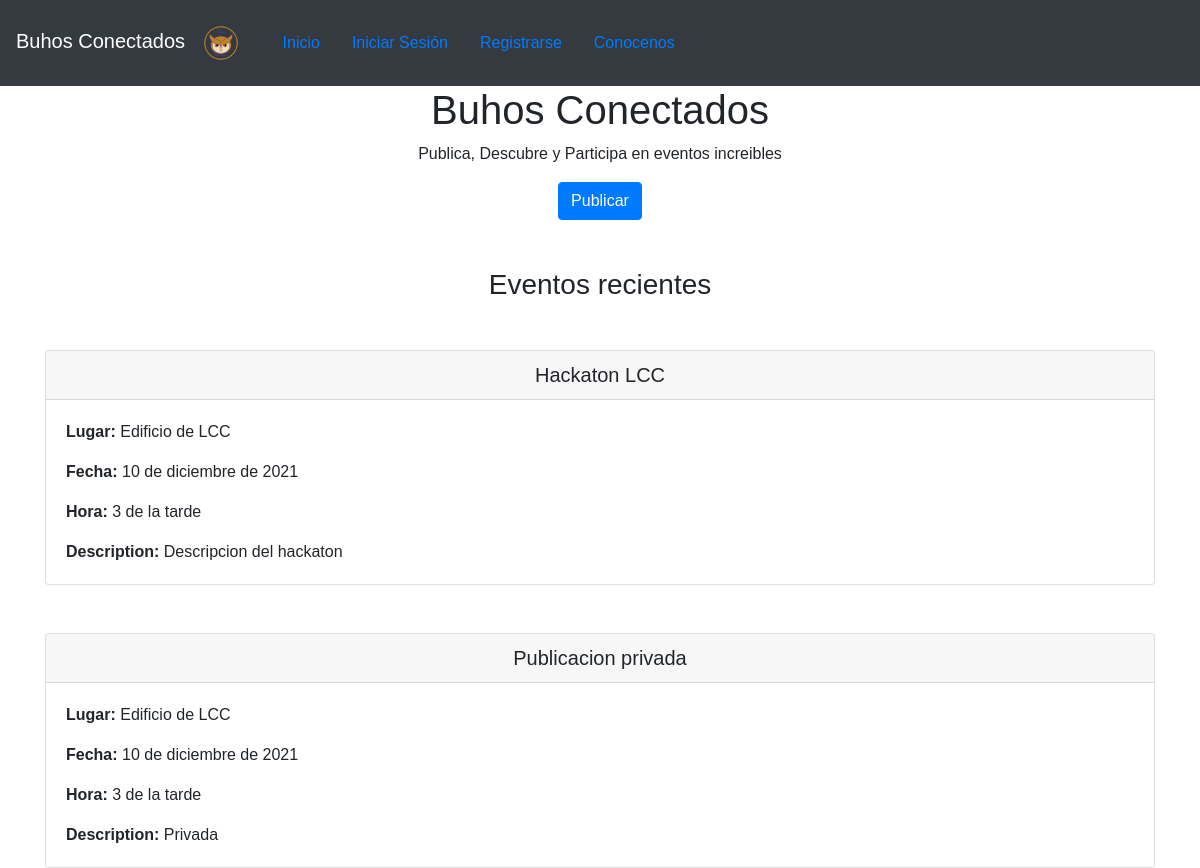
The page / on the database its author committed.
### models.py (models this page shows)
class Post(db.Model):
    id = db.Column(db.Integer, primary_key=True, autoincrement=True)
    title = db.Column(db.String(200))   # Title of the post
    place = db.Column(db.String(100))   # Place of the event
    date_created = db.Column(db.DateTime, default=datetime.datetime.utcnow)  # Date of creation of the post
    date = db.Column(db.String(100))       # Date the event will take place
    time = db.Column(db.String(100))       # Time the event will take place
    duration = db.Column(db.String(50))     # Duration of the event
    description = db.Column(db.String(500)) # Description of the event
    capacity = db.Column(db.String(100))
    contact = db.Column(db.String(100))    # Contact with the post creator
    public = db.Column(db.Boolean)         # Whether is a public event or not
    user_id = db.Column(db.Integer, db.ForeignKey('user.id'), nullable=False)

### main.py (the view)
@main.route('/')
def index():
    user_id = None
    if current_user.is_anonymous:
        posts = Post.query.filter_by(public=1).all() # We only get public events
    else:
        posts = Post.query.all()
        user_id = int(current_user.get_id())
    print('El id del usuario es:', type(current_user.get_id()))
    print('El id del primer post es:', type(posts[0].user_id))
    return render_template('index.html', posts = posts,
                user_id = user_id)

### templates/index.html (shortened to what this page needs)
{% extends "base.html" %}
{% block content %}
<div class="cover d-flex justify-content-center align-items-center flex-column">
  <h1>
      Buhos Conectados
  </h1>
  <p>
      Publica, Descubre y Participa en eventos increibles
  </p>
  <a class="btn btn-primary" href="{{url_for('posts.create_post')}}" role="button">Publicar</a>
</div>
<br>
<br>
<h3 class="text-center">Eventos recientes</h3>
{% for post in posts %}
<div class = "container mt-5">
  <div class="card">
      <h5 class="card-header text-center">{{ post.title }}</h5>
      <div class="card-body">
        <p class="card-text"><b>Lugar: </b>{{ post.place }}</p>
        <p class="card-text"><b>Fecha: </b>{{ post.date }}</p>
        <p class="card-text"><b>Hora: </b>{{ post.time }}</p>
        <p class="card-text"><b>Description: </b>{{ post.description }}</p>
      </div>
    </div>
</div>
{% endfor %}
{% endblock %}

### static/css/style.css (style rules this page uses)
body { font-family: Arial, Helvetica, sans-serif; margin: 0em; }

### rows shown on the page
Post: title "Hackaton LCC", place "Edificio de LCC", date "10 de diciembre de 2021", time "3 de la tarde", description "Descripcion del hackaton"
Post: title "Publicacion privada", place "Edificio de LCC", date "10 de diciembre de 2021", time "3 de la tarde", description "Privada"
